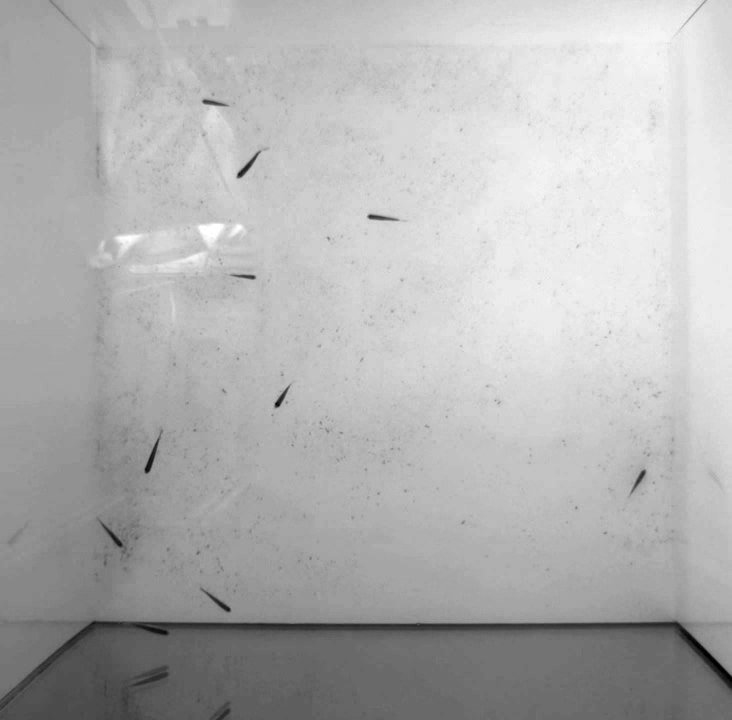
#> input picture frame 5 of Lab 4/fishes.avi, 732 x 720 px
$ python 'motion_tracking_of_feature_points_and_dense_optical_flow (1).py'
#> lines starting #> are read from the running program, lines starting #| are printed output that depends on the picture
# -*- coding: utf-8 -*-
"""Motion tracking of feature points and dense optical flow.ipynb

Automatically generated by Colaboratory.

Original file is located at
    https://colab.research.google.com/drive/1AN5mEC0T9NhNEmFIiQ-uDLU5IcD-wS_X
"""

import cv2
import numpy as np
from google.colab.patches import cv2_imshow
import numpy as np
import cv2
import sys

cap = cv2.VideoCapture('/content/fishes.avi')

# params for ShiTomasi corner detection
feature_params = dict( maxCorners = 100,
                       qualityLevel = 0.3,
                       minDistance = 7,
                       blockSize = 7 )
# Parameters for lucas kanade optical flow
lk_params = dict( winSize  = (15, 15),
                  maxLevel = 2,
                  criteria = (cv2.TERM_CRITERIA_EPS | cv2.TERM_CRITERIA_COUNT, 10, 0.03))

# Create some random colors
color = np.random.randint(0, 255, (100, 3))
# Take first frame and find corners in it
ret, old_frame = cap.read()
#> old_frame is the input picture: shape (720, 732, 3); min 0, max 255, mean 178.6

old_gray = cv2.cvtColor(old_frame, cv2.COLOR_BGR2GRAY)
p0 = cv2.goodFeaturesToTrack(old_gray, mask = None, **feature_params)
#> p0 = [[276, 405], [238, 176], [368, 216], [146, 471], [203, 101], [254, 277], [228, 610], [644, 470]]

# Create a mask image for drawing purposes
mask = np.zeros_like(old_frame)
while(1):
    ret, frame = cap.read()
    if not ret:
        print('No frames grabbed!')
        break
    frame_gray = cv2.cvtColor(frame, cv2.COLOR_BGR2GRAY)
    # calculate optical flow
    p1, st, err = cv2.calcOpticalFlowPyrLK(old_gray, frame_gray, p0, None, **lk_params)
#> p1 = [[275.5, 405.9], [234.7, 178.4], [366.3, 215.8], [144.7, 474.6], [201.7, 100.8], [255.4, 277], [229.6, 611.1], [644.7, 468.7]]; st = [1, 1, 1, 1, 1, 1, 1, 1]; err = [5.28, 3.29, 3.4, 5.52, 2.82, 3.33, 4.63, 4.13]
    # Select good points
    if p1 is not None:
        good_new = p1[st==1]
#> good_new has the same summary as p1
        good_old = p0[st==1]
#> good_old has the same summary as p0
    # draw the tracks
    for i, (new, old) in enumerate(zip(good_new, good_old)):
        a, b = new.ravel()
        c, d = old.ravel()
        mask = cv2.line(mask, (int(a), int(b)), (int(c), int(d)), color[i].tolist(), 2)
        frame = cv2.circle(frame, (int(a), int(b)), 5, color[i].tolist(), -1)
#> this loop made 8 passes
#> (a, b, c, d) on passes 1 to 8: (275.5, 405.9, 276, 405), (234.7, 178.4, 238, 176), (366.3, 215.8, 368, 216), (144.7, 474.6, 146, 471), (201.7, 100.8, 203, 101), (255.4, 277, 254, 277), (229.6, 611.1, 228, 610), (644.7, 468.7, 644, 470)
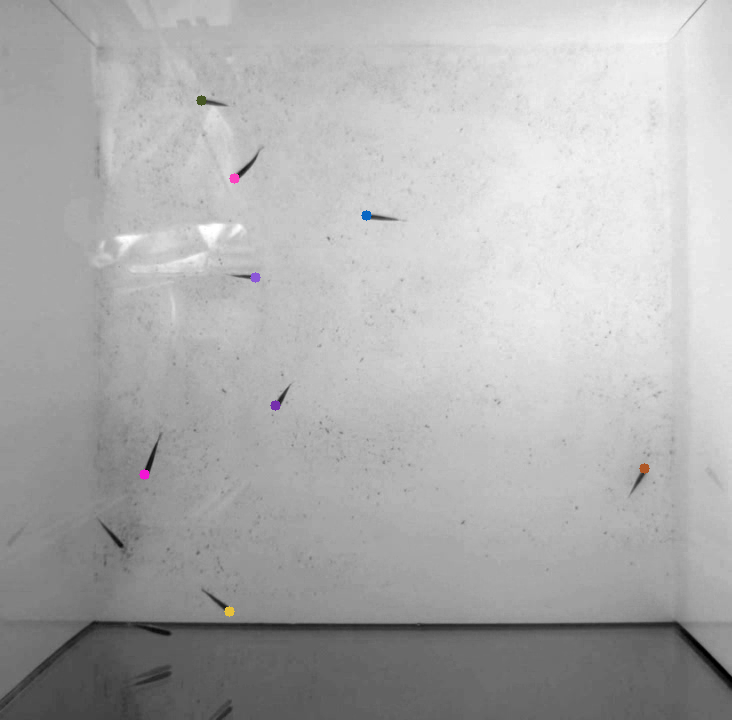
#> frame: shape (720, 732, 3); mean B, G, R 174.5, 174.4, 174.5
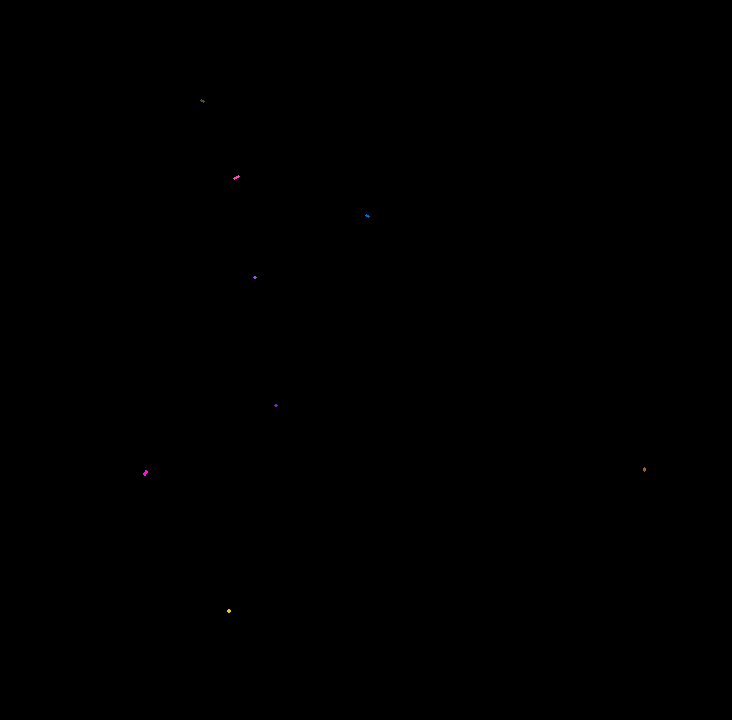
#> mask: shape (720, 732, 3); mean of channels 0, 1, 2 0, 0, 0; drawn as B, G, R
    img = cv2.add(frame, mask)
    cv2_imshow( img)
    k = cv2.waitKey(30) & 0xff
#> (key Esc is pressed here)
    if k == 27:
        break
    # Now update the previous frame and previous points
    old_gray = frame_gray.copy()
    p0 = good_new.reshape(-1, 1, 2)
cv2.destroyAllWindows()

import numpy as np
import cv2 as cv
cap = cv.VideoCapture('/content/fishes.avi')
ret, frame1 = cap.read()
prvs = cv.cvtColor(frame1, cv.COLOR_BGR2GRAY)
hsv = np.zeros_like(frame1)
hsv[..., 1] = 255
while(1):
    ret, frame2 = cap.read()
    if not ret:
        print('No frames grabbed!')
        break
    next = cv.cvtColor(frame2, cv.COLOR_BGR2GRAY)
    flow = cv.calcOpticalFlowFarneback(prvs, next, None, 0.5, 3, 15, 3, 5, 1.2, 0)
    mag, ang = cv.cartToPolar(flow[..., 0], flow[..., 1])
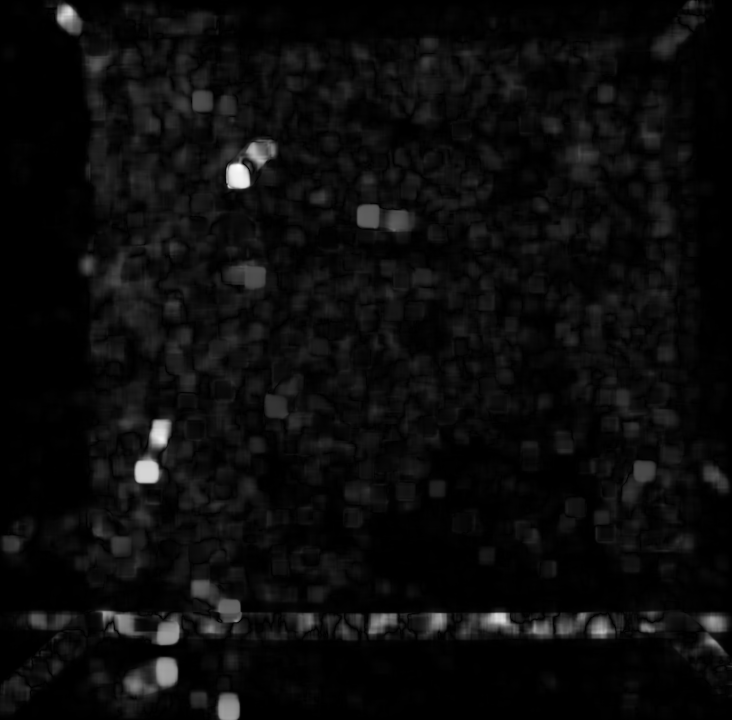
#> mag: shape (720, 732) float32; min 1.88e-13, max 4.31, mean 0.209; drawn with min black and max white
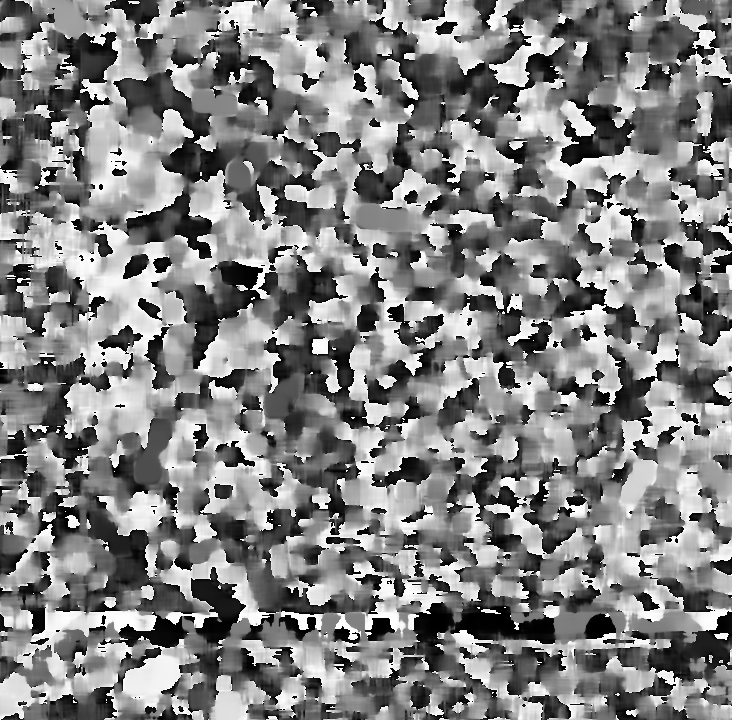
#> ang: shape (720, 732) float32; min 4.16e-06, max 6.28, mean 3.21; drawn with min black and max white
    hsv[..., 0] = ang*180/np.pi/2
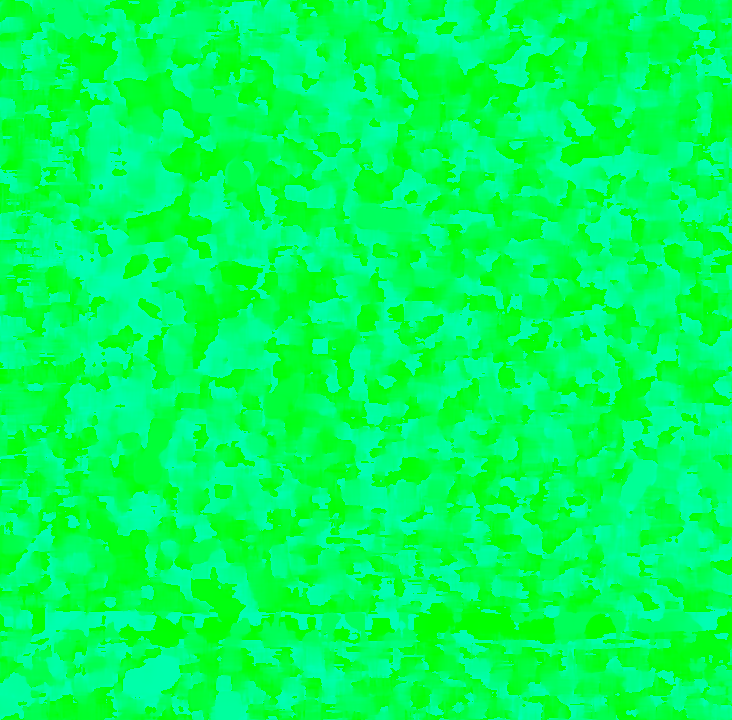
#> hsv: shape (720, 732, 3); mean of channels 0, 1, 2 91.4, 255, 0; drawn as B, G, R
    hsv[..., 2] = cv.normalize(mag, None, 0, 255, cv.NORM_MINMAX)
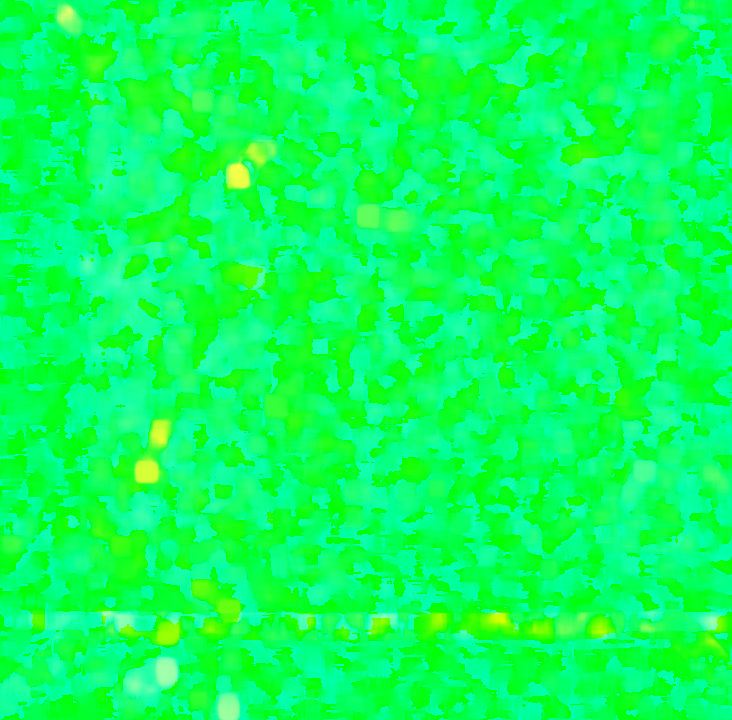
#> hsv: shape (720, 732, 3); mean of channels 0, 1, 2 91.4, 255, 11.9; drawn as B, G, R
    bgr = cv.cvtColor(hsv, cv.COLOR_HSV2BGR)
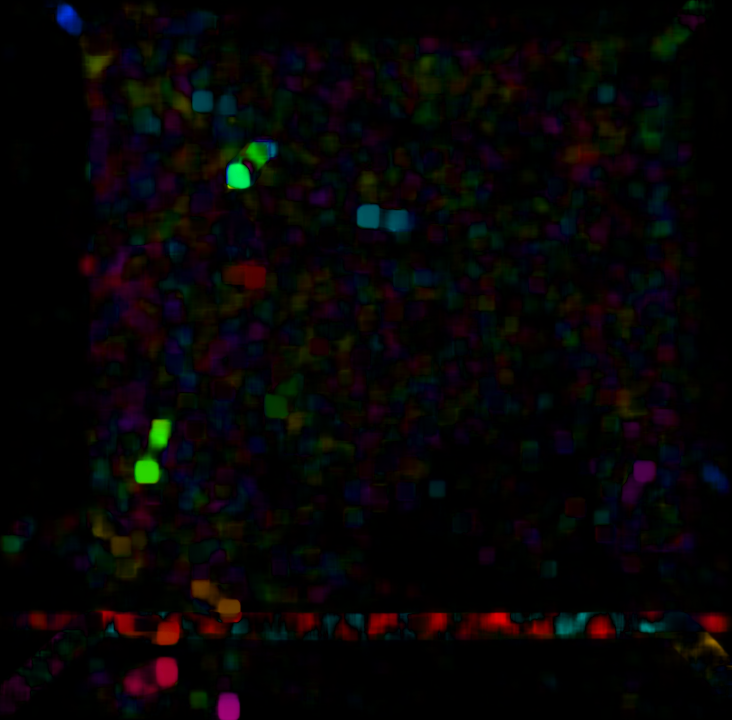
#> bgr: shape (720, 732, 3); mean B, G, R 5.2, 5, 6.7
    cv2_imshow( bgr)
    k = cv.waitKey(30) & 0xff
#> (key Esc is pressed here)
    if k == 27:
        break
    elif k == ord('s'):
        cv2.imwrite('opticalfb.png', frame2)
        cv2.imwrite('opticalhsv.png', bgr)
    prvs = next
cv.destroyAllWindows()

$ run again, starting later in the video
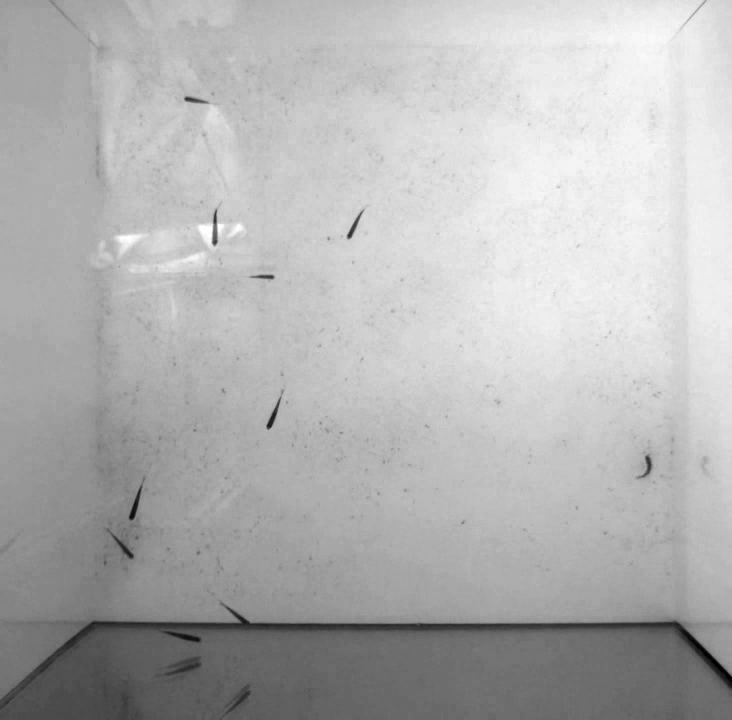
#> input picture frame 22 of Lab 4/fishes.avi, 732 x 720 px
#> old_frame is the input picture: shape (720, 732, 3); min 0, max 255, mean 179.5
#> p0 = [[268, 427], [214, 243], [348, 237], [185, 98], [273, 277], [131, 518], [647, 455], [131, 557]]
#> p1 = [[267.1, 428.9], [213.4, 247.9], [346.8, 239.4], [183.6, 97.81], [274.6, 277.2], [130.4, 520.4], [645.6, 453.5], [131.8, 557.8]]; st = [1, 1, 1, 1, 1, 1, 1, 1]; err = [9.34, 23.15, 11.66, 10.48, 9.51, 8.84, 10.84, 6.55]
#> good_new has the same summary as p1
#> good_old has the same summary as p0
#> the loop `for i, (new, old) in enumerate(zip(good_new, good_old)):` made 8 passes
#> (a, b, c, d) on passes 1 to 8: (267.1, 428.9, 268, 427), (213.4, 247.9, 214, 243), (346.8, 239.4, 348, 237), (183.6, 97.81, 185, 98), (274.6, 277.2, 273, 277), (130.4, 520.4, 131, 518), (645.6, 453.5, 647, 455), (131.8, 557.8, 131, 557)
#> after the loop `for i, (new, old) in enumerate(zip(good_new, good_old)):`:
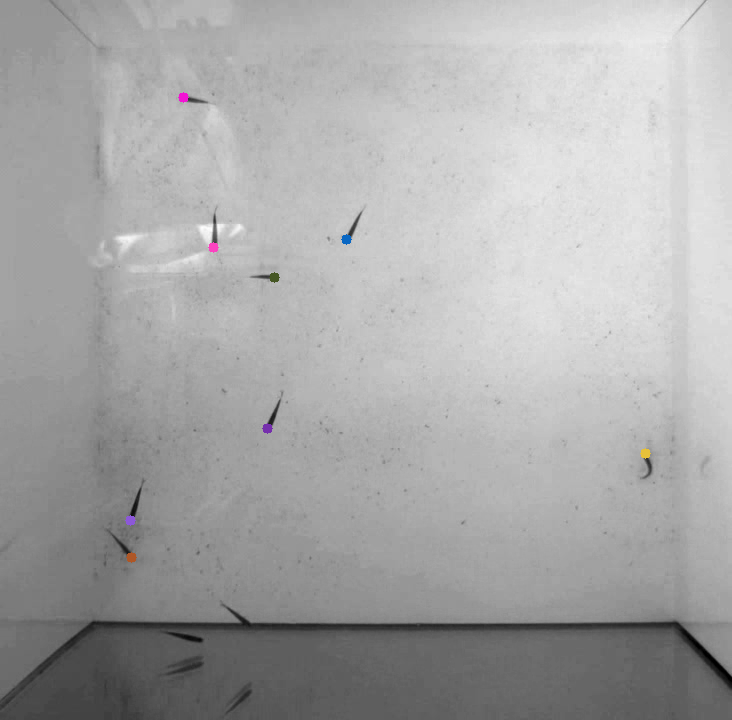
#> frame: shape (720, 732, 3); mean B, G, R 168.3, 168.2, 168.3
#> `bgr = cv.cvtColor(hsv, cv.COLOR_HSV2BGR)`:
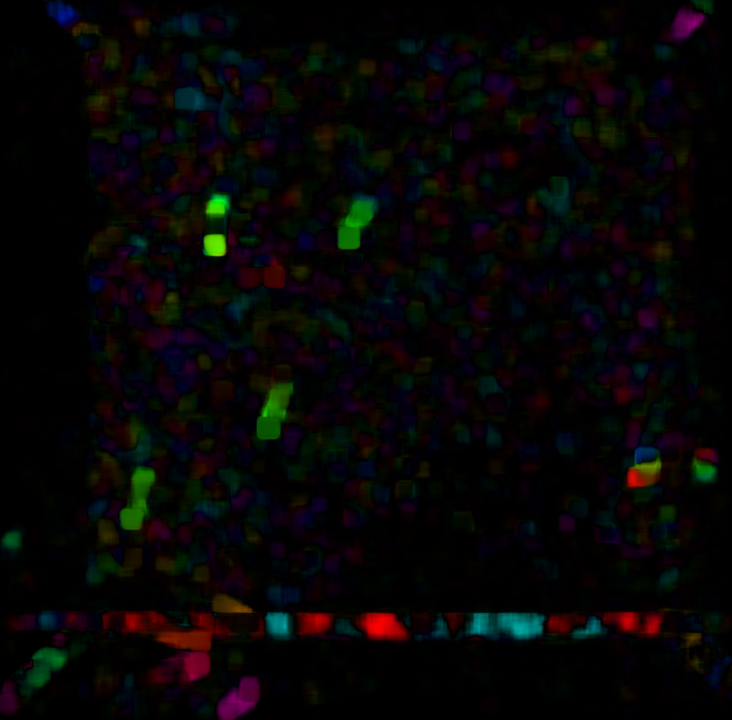
#> bgr: shape (720, 732, 3); mean B, G, R 5.5, 5.6, 6.9
